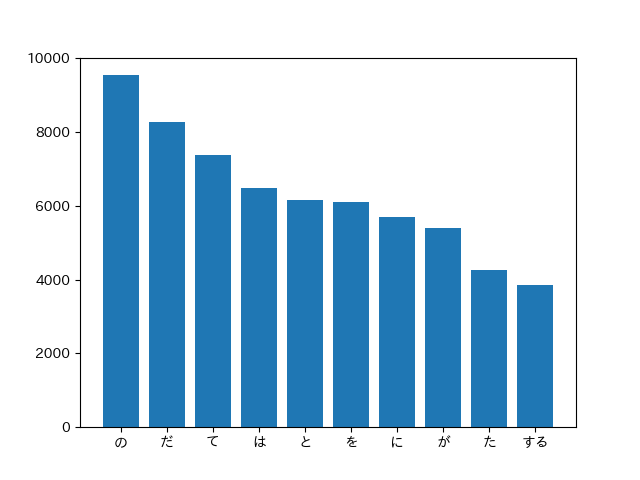

Generate this figure with Python:
import matplotlib.pyplot as plt
import matplotlib_fontja
from knock35 import count_word

data = count_word()[0:10]

plt.bar(*zip(*data))
plt.savefig('./kotsugi/chapter04/knock36.png')
